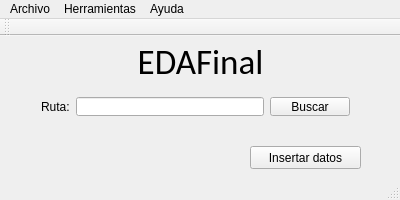
<?xml version="1.0" encoding="UTF-8"?>
<ui version="4.0">
 <class>EDAWindow</class>
 <widget class="QMainWindow" name="EDAWindow">
  <property name="geometry">
   <rect>
    <x>0</x>
    <y>0</y>
    <width>400</width>
    <height>200</height>
   </rect>
  </property>
  <property name="mouseTracking">
   <bool>true</bool>
  </property>
  <property name="windowTitle">
   <string>EDAWindow</string>
  </property>
  <widget class="QWidget" name="centralWidget">
   <widget class="QLabel" name="titleLabel">
    <property name="enabled">
     <bool>true</bool>
    </property>
    <property name="geometry">
     <rect>
      <x>20</x>
      <y>10</y>
      <width>361</width>
      <height>31</height>
     </rect>
    </property>
    <property name="font">
     <font>
      <family>Calibri</family>
      <pointsize>26</pointsize>
     </font>
    </property>
    <property name="mouseTracking">
     <bool>true</bool>
    </property>
    <property name="text">
     <string>EDAFinal</string>
    </property>
    <property name="alignment">
     <set>Qt::AlignCenter</set>
    </property>
   </widget>
   <widget class="QWidget" name="horizontalLayoutWidget">
    <property name="geometry">
     <rect>
      <x>30</x>
      <y>50</y>
      <width>331</width>
      <height>41</height>
     </rect>
    </property>
    <layout class="QHBoxLayout" name="horizontalLayout">
     <item>
      <widget class="QLabel" name="label">
       <property name="text">
        <string>Ruta:</string>
       </property>
      </widget>
     </item>
     <item>
      <widget class="QLineEdit" name="pathLine">
       <property name="toolTip">
        <string>Type or choose your file</string>
       </property>
      </widget>
     </item>
     <item>
      <widget class="QPushButton" name="pathButton">
       <property name="text">
        <string>Buscar</string>
       </property>
      </widget>
     </item>
    </layout>
   </widget>
   <widget class="QPushButton" name="addAllButton">
    <property name="geometry">
     <rect>
      <x>250</x>
      <y>110</y>
      <width>111</width>
      <height>23</height>
     </rect>
    </property>
    <property name="text">
     <string>Insertar datos</string>
    </property>
   </widget>
  </widget>
  <widget class="QMenuBar" name="menuBar">
   <property name="geometry">
    <rect>
     <x>0</x>
     <y>0</y>
     <width>400</width>
     <height>21</height>
    </rect>
   </property>
   <widget class="QMenu" name="menuArchivo">
    <property name="title">
     <string>Archivo</string>
    </property>
    <addaction name="actionSalir"/>
   </widget>
   <widget class="QMenu" name="menuHerramientas">
    <property name="title">
     <string>Herramientas</string>
    </property>
    <widget class="QMenu" name="menuGeneral">
     <property name="title">
      <string>General</string>
     </property>
     <addaction name="actionLimpiar"/>
    </widget>
    <widget class="QMenu" name="menuElementos">
     <property name="title">
      <string>Elementos</string>
     </property>
     <addaction name="actionInsertar"/>
     <addaction name="actionEliminar"/>
     <addaction name="actionBuscar"/>
    </widget>
    <addaction name="menuElementos"/>
    <addaction name="separator"/>
    <addaction name="menuGeneral"/>
   </widget>
   <widget class="QMenu" name="menuAyuda">
    <property name="title">
     <string>Ayuda</string>
    </property>
    <addaction name="actionAcerca_de"/>
   </widget>
   <addaction name="menuArchivo"/>
   <addaction name="menuHerramientas"/>
   <addaction name="menuAyuda"/>
  </widget>
  <widget class="QToolBar" name="mainToolBar">
   <attribute name="toolBarArea">
    <enum>TopToolBarArea</enum>
   </attribute>
   <attribute name="toolBarBreak">
    <bool>false</bool>
   </attribute>
  </widget>
  <widget class="QStatusBar" name="statusBar"/>
  <action name="actionAcerca_de">
   <property name="text">
    <string>Acerca de</string>
   </property>
  </action>
  <action name="actionTool_2">
   <property name="text">
    <string>Tool 2</string>
   </property>
  </action>
  <action name="actionSalir">
   <property name="text">
    <string>Salir</string>
   </property>
  </action>
  <action name="actionInsertar">
   <property name="text">
    <string>Insertar</string>
   </property>
  </action>
  <action name="actionEliminar">
   <property name="text">
    <string>Eliminar</string>
   </property>
  </action>
  <action name="actionBuscar">
   <property name="text">
    <string>Buscar</string>
   </property>
  </action>
  <action name="actionLimpiar">
   <property name="text">
    <string>Limpiar</string>
   </property>
  </action>
 </widget>
 <layoutdefault spacing="6" margin="11"/>
 <resources/>
 <connections/>
</ui>
